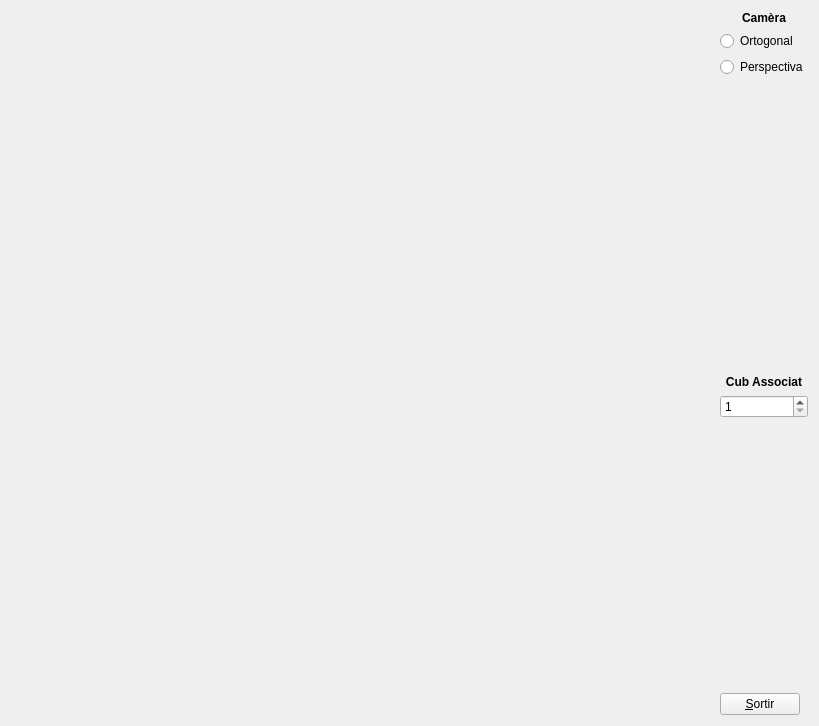
<?xml version="1.0" encoding="UTF-8"?>
<ui version="4.0">
 <class>MyForm</class>
 <widget class="QWidget" name="MyForm">
  <property name="geometry">
   <rect>
    <x>0</x>
    <y>0</y>
    <width>819</width>
    <height>726</height>
   </rect>
  </property>
  <property name="windowTitle">
   <string>IDI-Lab</string>
  </property>
  <layout class="QHBoxLayout" name="horizontalLayout">
   <item>
    <widget class="MyGLWidget" name="widget" native="true">
     <property name="sizePolicy">
      <sizepolicy hsizetype="Expanding" vsizetype="Expanding">
       <horstretch>0</horstretch>
       <verstretch>0</verstretch>
      </sizepolicy>
     </property>
     <property name="minimumSize">
      <size>
       <width>50</width>
       <height>50</height>
      </size>
     </property>
    </widget>
   </item>
   <item>
    <layout class="QVBoxLayout" name="verticalLayout_4">
     <item>
      <layout class="QVBoxLayout" name="verticalLayout_2">
       <item>
        <widget class="QLabel" name="label">
         <property name="text">
          <string>&lt;html&gt;&lt;head/&gt;&lt;body&gt;&lt;p align=&quot;center&quot;&gt;&lt;span style=&quot; font-weight:600;&quot;&gt;Camèra&lt;/span&gt;&lt;/p&gt;&lt;/body&gt;&lt;/html&gt;</string>
         </property>
        </widget>
       </item>
       <item>
        <widget class="QRadioButton" name="radioButton">
         <property name="text">
          <string>Ortogonal</string>
         </property>
        </widget>
       </item>
       <item>
        <widget class="QRadioButton" name="radioButton_2">
         <property name="text">
          <string>Perspectiva</string>
         </property>
        </widget>
       </item>
      </layout>
     </item>
     <item>
      <spacer name="verticalSpacer_2">
       <property name="orientation">
        <enum>Qt::Vertical</enum>
       </property>
       <property name="sizeHint" stdset="0">
        <size>
         <width>20</width>
         <height>40</height>
        </size>
       </property>
      </spacer>
     </item>
     <item>
      <layout class="QVBoxLayout" name="verticalLayout_3">
       <item>
        <widget class="QLabel" name="label_2">
         <property name="text">
          <string>&lt;html&gt;&lt;head/&gt;&lt;body&gt;&lt;p align=&quot;center&quot;&gt;&lt;span style=&quot; font-weight:600;&quot;&gt;Cub Associat&lt;/span&gt;&lt;/p&gt;&lt;/body&gt;&lt;/html&gt;</string>
         </property>
        </widget>
       </item>
       <item>
        <widget class="QSpinBox" name="spinBox">
         <property name="minimum">
          <number>1</number>
         </property>
         <property name="maximum">
          <number>3</number>
         </property>
        </widget>
       </item>
      </layout>
     </item>
     <item>
      <layout class="QVBoxLayout" name="verticalLayout">
       <item>
        <spacer name="verticalSpacer">
         <property name="orientation">
          <enum>Qt::Vertical</enum>
         </property>
         <property name="sizeHint" stdset="0">
          <size>
           <width>20</width>
           <height>40</height>
          </size>
         </property>
        </spacer>
       </item>
       <item>
        <widget class="QPushButton" name="pushButton">
         <property name="sizePolicy">
          <sizepolicy hsizetype="Fixed" vsizetype="Fixed">
           <horstretch>0</horstretch>
           <verstretch>0</verstretch>
          </sizepolicy>
         </property>
         <property name="text">
          <string>&amp;Sortir</string>
         </property>
        </widget>
       </item>
      </layout>
     </item>
    </layout>
   </item>
  </layout>
 </widget>
 <customwidgets>
  <customwidget>
   <class>MyGLWidget</class>
   <extends>QWidget</extends>
   <header>MyGLWidget.h</header>
   <container>1</container>
   <slots>
    <signal>per()</signal>
    <signal>ort()</signal>
    <signal>resetCub(int)</signal>
    <slot>setCamaraOrto()</slot>
    <slot>setCamaraPers()</slot>
    <slot>setCubAssociat(int)</slot>
   </slots>
  </customwidget>
 </customwidgets>
 <resources/>
 <connections>
  <connection>
   <sender>pushButton</sender>
   <signal>clicked()</signal>
   <receiver>MyForm</receiver>
   <slot>close()</slot>
   <hints>
    <hint type="sourcelabel">
     <x>790</x>
     <y>717</y>
    </hint>
    <hint type="destinationlabel">
     <x>839</x>
     <y>529</y>
    </hint>
   </hints>
  </connection>
  <connection>
   <sender>radioButton</sender>
   <signal>clicked()</signal>
   <receiver>widget</receiver>
   <slot>setCamaraOrto()</slot>
   <hints>
    <hint type="sourcelabel">
     <x>736</x>
     <y>40</y>
    </hint>
    <hint type="destinationlabel">
     <x>646</x>
     <y>88</y>
    </hint>
   </hints>
  </connection>
  <connection>
   <sender>radioButton_2</sender>
   <signal>clicked()</signal>
   <receiver>widget</receiver>
   <slot>setCamaraPers()</slot>
   <hints>
    <hint type="sourcelabel">
     <x>754</x>
     <y>76</y>
    </hint>
    <hint type="destinationlabel">
     <x>692</x>
     <y>152</y>
    </hint>
   </hints>
  </connection>
  <connection>
   <sender>widget</sender>
   <signal>per()</signal>
   <receiver>radioButton_2</receiver>
   <slot>click()</slot>
   <hints>
    <hint type="sourcelabel">
     <x>697</x>
     <y>179</y>
    </hint>
    <hint type="destinationlabel">
     <x>774</x>
     <y>77</y>
    </hint>
   </hints>
  </connection>
  <connection>
   <sender>widget</sender>
   <signal>ort()</signal>
   <receiver>radioButton</receiver>
   <slot>click()</slot>
   <hints>
    <hint type="sourcelabel">
     <x>666</x>
     <y>55</y>
    </hint>
    <hint type="destinationlabel">
     <x>784</x>
     <y>46</y>
    </hint>
   </hints>
  </connection>
  <connection>
   <sender>spinBox</sender>
   <signal>valueChanged(int)</signal>
   <receiver>widget</receiver>
   <slot>setCubAssociat(int)</slot>
   <hints>
    <hint type="sourcelabel">
     <x>719</x>
     <y>429</y>
    </hint>
    <hint type="destinationlabel">
     <x>687</x>
     <y>441</y>
    </hint>
   </hints>
  </connection>
  <connection>
   <sender>widget</sender>
   <signal>resetCub(int)</signal>
   <receiver>spinBox</receiver>
   <slot>setValue(int)</slot>
   <hints>
    <hint type="sourcelabel">
     <x>631</x>
     <y>349</y>
    </hint>
    <hint type="destinationlabel">
     <x>746</x>
     <y>415</y>
    </hint>
   </hints>
  </connection>
 </connections>
</ui>
